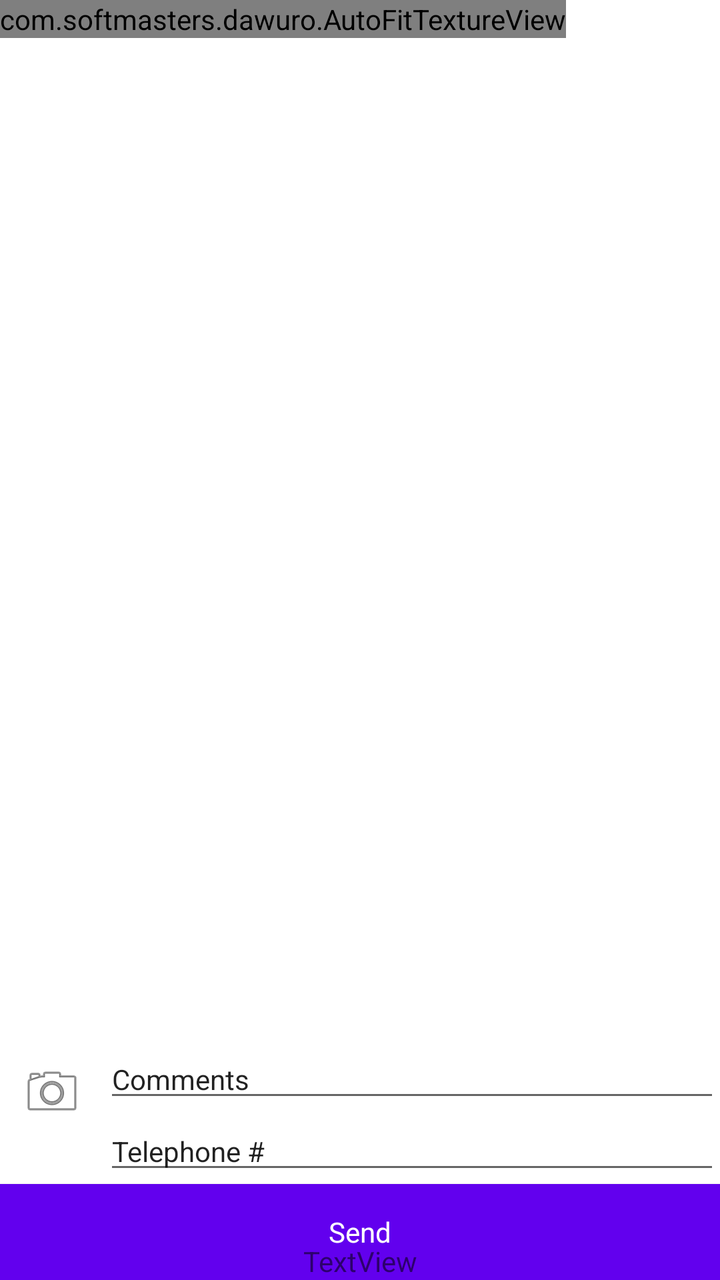
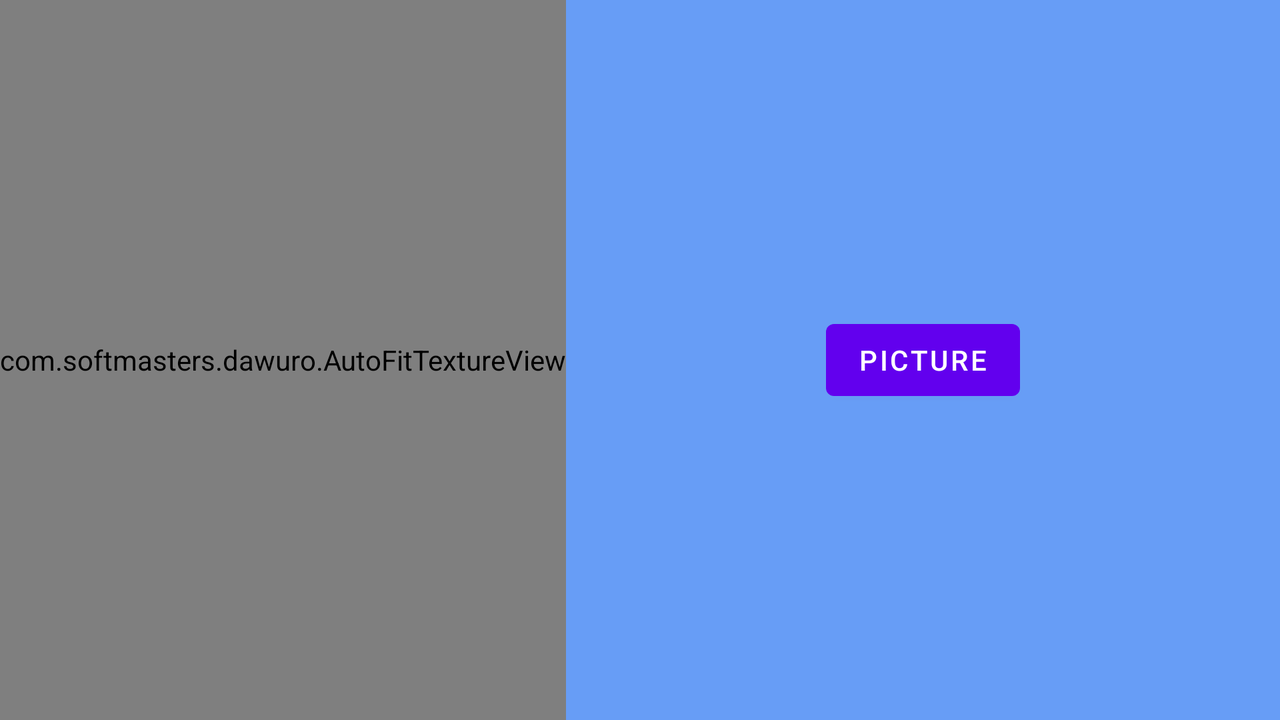

One screen, two layout resources from the same app: the default and the repository's alternative for another configuration. Each is rendered where Android would select it; the XML of both is given below.
<!-- AndroidManifest.xml: fallback theme Theme.MaterialComponents.DayNight.NoActionBar -->
<!-- res/layout/fragment_camera2_basic.xml -->
<?xml version="1.0" encoding="utf-8"?>
<RelativeLayout xmlns:android="http://schemas.android.com/apk/res/android"
                xmlns:app="http://schemas.android.com/apk/res-auto"
                android:layout_width="match_parent"
    android:layout_height="match_parent">

    <com.softmasters.dawuro.AutoFitTextureView
        android:id="@+id/texture"
        android:layout_width="wrap_content"
        android:layout_height="wrap_content"
        android:layout_alignParentStart="true"
        android:layout_alignParentTop="true" />

    <RelativeLayout
        android:id="@+id/control"
        android:layout_width="match_parent"
        android:layout_height="170dp"
        android:layout_alignParentBottom="true"
        android:layout_alignParentLeft="true"
        android:layout_alignParentStart="true"
        android:background="@color/cardview_light_background">

        <Button
            android:id="@+id/buttonSend"
            android:layout_width="wrap_content"
            android:layout_height="wrap_content"
            android:layout_alignParentBottom="true"
            android:layout_alignParentEnd="true"
            android:layout_alignParentLeft="true"
            android:layout_alignParentRight="true"
            android:layout_alignParentStart="true"
            android:background="@color/colorPrimary"
            android:text="@string/send"
            android:textAppearance="@style/TextAppearance.AppCompat.Small"
            android:textColor="@android:color/white"/>

        <ImageView
            android:id="@+id/imagePicture"
            android:layout_width="wrap_content"
            android:layout_height="wrap_content"
            android:contentDescription="@string/image_picture"
            android:maxHeight="@dimen/image_size"
            android:maxWidth="@dimen/image_size"
            android:padding="@dimen/margin_padding"
            app:srcCompat="@android:drawable/ic_menu_camera"
            android:layout_alignTop="@+id/editComments"
            android:layout_alignParentLeft="true"
            android:layout_alignParentStart="true"/>

        <EditText
            android:id="@+id/editComments"
            android:layout_width="wrap_content"
            android:layout_height="wrap_content"
            android:layout_above="@+id/editTelephone"
            android:layout_alignParentEnd="true"
            android:layout_alignParentRight="true"
            android:layout_toEndOf="@+id/imagePicture"
            android:layout_toRightOf="@+id/imagePicture"
            android:ems="10"
            android:inputType="text"
            android:text="@string/comment"
            android:textAppearance="?android:attr/textAppearanceSmall"/>

        <EditText
            android:id="@+id/editTelephone"
            android:layout_width="wrap_content"
            android:layout_height="wrap_content"
            android:layout_above="@+id/buttonSend"
            android:layout_alignParentEnd="true"
            android:layout_alignParentRight="true"
            android:layout_toEndOf="@+id/imagePicture"
            android:layout_toRightOf="@+id/imagePicture"
            android:ems="10"
            android:inputType="text"
            android:text="@string/telephone"
            android:textAppearance="?android:attr/textAppearanceSmall"/>
    </RelativeLayout>

    <TextView
        android:id="@+id/textCoordinates"
        android:layout_width="wrap_content"
        android:layout_height="wrap_content"
        android:layout_alignBaseline="@+id/control"
        android:layout_alignBottom="@+id/control"
        android:layout_alignParentEnd="true"
        android:layout_alignParentLeft="true"
        android:layout_alignParentRight="true"
        android:layout_alignParentStart="true"
        android:gravity="center"
        android:text="TextView"/>

    <TextView
        android:id="@+id/textAddress"
        android:layout_width="wrap_content"
        android:layout_height="wrap_content"
        android:layout_alignParentEnd="true"
        android:layout_alignParentLeft="true"
        android:layout_alignParentRight="true"
        android:layout_alignParentStart="true"
        android:layout_below="@+id/textCoordinates"
        android:gravity="center"
        android:text="TextView"/>


</RelativeLayout>
<!-- resources referenced by this layout -->
<resources>
  <color name="colorPrimary">#800C01</color>
  <dimen name="image_size">70dp</dimen>
  <dimen name="margin_padding">10dp</dimen>
  <string name="comment">Comments</string>
  <string name="image_picture">Picture Button</string>
  <string name="send">Send</string>
  <string name="telephone">Telephone #</string>
</resources>
<!-- res/layout-land/fragment_camera2_basic.xml (the repository's variant of the layout above) -->
<!-- drawn on the phone turned sideways -->
<?xml version="1.0" encoding="utf-8"?>
<RelativeLayout xmlns:android="http://schemas.android.com/apk/res/android"
    android:layout_width="match_parent"
    android:layout_height="match_parent">

    <com.softmasters.dawuro.AutoFitTextureView
        android:id="@+id/texture"
        android:layout_width="wrap_content"
        android:layout_height="wrap_content"
        android:layout_alignParentBottom="true"
        android:layout_alignParentStart="true"
        android:layout_alignParentTop="true" />

    <FrameLayout
        android:id="@+id/control"
        android:layout_width="match_parent"
        android:layout_height="wrap_content"
        android:layout_alignParentBottom="true"
        android:layout_alignParentEnd="true"
        android:layout_alignParentTop="true"
        android:layout_toRightOf="@id/texture"
        android:background="@color/control_background"
        android:orientation="horizontal">

        <Button
            android:id="@+id/picture"
            android:layout_width="wrap_content"
            android:layout_height="wrap_content"
            android:layout_gravity="center"
            android:text="@string/picture" />

        <ImageButton
            android:id="@+id/info"
            style="@android:style/Widget.Material.Light.Button.Borderless"
            android:layout_width="wrap_content"
            android:layout_height="wrap_content"
            android:layout_gravity="center_horizontal|bottom"
            android:contentDescription="@string/description_info"
            android:padding="20dp"
            android:src="@drawable/ic_action_info" />


    </FrameLayout>

</RelativeLayout>
<!-- resources referenced by the variant -->
<!-- as the phone turned sideways resolves them -->
<resources>
  <color name="control_background">#cc4285f4</color>
  <string name="description_info">Info</string>
  <string name="picture">Picture</string>
</resources>
